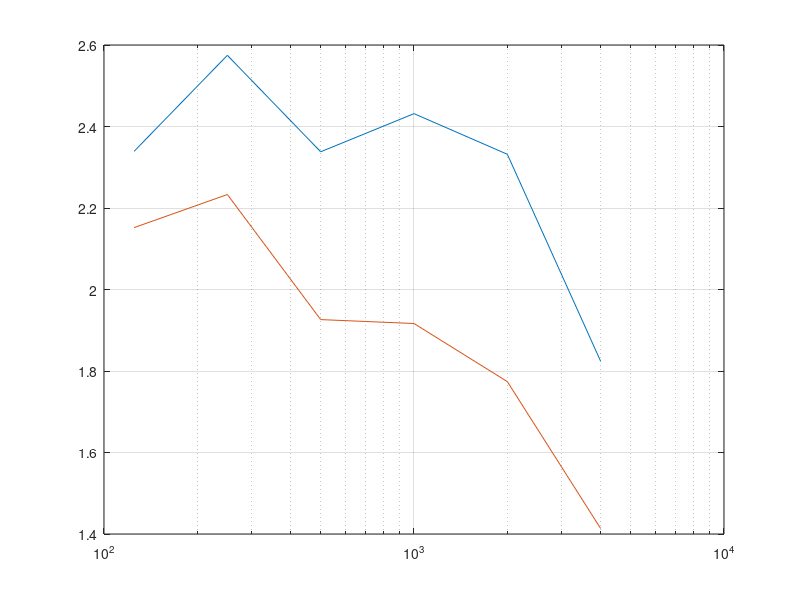

Write the MATLAB code that produced this figure. (Note: this script raises an error after producing the figure.)
clc
close all
clear

%% reverb time and absorption of concert hall
% All tables are for the octave bands from 125 Hz to 4 kHz
f_oct = [125 250 500 1000 2000 4000];
c = 340;                                            % speed of sound

% things you should adjust
V = 20000;                                          % Volume of concert hall
S_peraudiencemember = 0.5*0.55;                     % area per seat
S_absorber = 0;                                   % area of normal absorbers
S_absorber_low = 0;                               % area of low frequency absorbers
% end

abs_occ = [0.62 0.72 0.8 0.83 0.84 0.85];           % absorption coeff seated
abs_empty = [0.54 0.62 0.68 0.7 0.68 0.66];         % absorption coeff empty
att_coeff = [0 0 0.001 0.002 0.004 0.0086];           % attanuation coeff


abs_absorber = [0.7	0.95 0.95 0.95 0.9 0.9];       % absorption coeff of absorber (example)
abs_absorber_low = [0.75 0.65 0.5 0.2 0.1 0.1];     % absorption coeff of low freq absorber
abs_wood = [0.15 0.11 0.10 0.07 0.06 0.07];
abs_glass = [0.18 0.06 0.04 0.05 0.02 0.02];

S_audience = 2300 * S_peraudiencemember;            % area of whole audience
S_concerthall_wall = 5850;
S_window = 117.6;

A_concerthall_wall = abs_wood*S_concerthall_wall;
A_absorber = - S_absorber * log(1-abs_absorber);    % eq. absorption area of absorbers
A_absorber_low = - S_absorber_low * log(1-abs_absorber_low);
A_glass = abs_glass*S_window;
A_occ = - S_audience*log(1-abs_occ);                % eq. absorption area of audience
A_empty = - S_audience*log(1-abs_empty);            % eq. absorption area of seats

A_total_occ = A_concerthall_wall + A_absorber + A_absorber_low + A_glass + A_occ; 
A_total_empty = A_concerthall_wall + A_absorber + A_absorber_low + A_glass + A_empty; 


% reverb time when seated and empty
T_60_calc_occ = 24*log(10)*V./(c*(4*att_coeff*V + A_total_occ));
T_60_calc_empty = 24*log(10)*V./(c*(4*att_coeff*V + A_total_empty));

%% clarity
r = 1:0.1:50;       % distance

E_direct = zeros(1,length(r));
E_direct(:) = 100./r.^2;

E_early_empty = zeros(length(T_60_calc_empty), length(r));
E_late_empty = zeros(length(T_60_calc_empty), length(r));
C_80_empty = zeros(length(T_60_calc_empty), length(r));     % clarity when emtpy

E_early_occ = zeros(length(T_60_calc_occ), length(r));
E_late_occ = zeros(length(T_60_calc_occ), length(r));
C_80_occ = zeros(length(T_60_calc_occ), length(r));         % clarity when fully seated

for i = 1:length(T_60_calc_empty)

    E_early_empty(i,:) = (31200*T_60_calc_empty(i)/V)*exp(-0.04.*r./T_60_calc_empty(i))*(1-exp(-1.11/T_60_calc_empty(i)));
    E_late_empty(i,:) = (31200*T_60_calc_empty(i)/V)*exp(-0.04.*r./T_60_calc_empty(i))*exp(-1.11/T_60_calc_empty(i));
    C_80_empty(i,:) = 10*log10((E_direct+E_early_empty(i,:))./E_late_empty(i,:));

    E_early_occ(i,:) = (31200*T_60_calc_occ(i)/V)*exp(-0.04.*r./T_60_calc_occ(i))*(1-exp(-1.11/T_60_calc_occ(i)));
    E_late_occ(i,:) = (31200*T_60_calc_occ(i)/V)*exp(-0.04.*r./T_60_calc_occ(i))*exp(-1.11/T_60_calc_occ(i));
    C_80_occ(i,:) = 10*log10((E_direct+E_early_empty(i,:))./E_late_empty(i,:));
end

%% strength

A = 0.163*V./T_60_calc_occ;             % equivilant absorption area
Q = 1;                                  % directivity
delta = 6.91./T_60_calc_empty;          % decay
ref = Q/(4*pi*10^2);                    % reference
dir = Q./(4*pi*r.^2);                   % direct component

diff = zeros(length(A), length(r));     % diffuse component
G = zeros(length(A), length(r));

for i = 1:length(A)
    diff(i,:) = 4./A(i) * exp(-2*delta(i)*r./c);
    G(i,:) = 10*log10((dir + diff(i,:))./ref);  % Strength for all six octave bands
end

%% rehersal room

% things you should adjust 
n_person = 1:100;                             % number of people in rehersal room
V_rehersal = 20*10*5;                       % Volume of rehersal room
S_wall = 2 * (20*10 + 20*5 + 10*5);         % area of the walls, floor and ceiling in rehersal room
% end

A_person = [0.05 0.16 0.25 0.58 0.86 1.03]; % eq. absorption area per person
abs_wall = [0.2 0.18 0.15 0.12 0.1 0.1];    % absorption coefficient of wall
A_wall = S_wall*abs_wall;                   % eq. absorption area of walls

% reverberation time of rehersal room
T_60_rehersal = zeros(length(n_person), length(A_wall));
for i = n_person
    T_60_rehersal(i,:) = 0.163*V_rehersal./(n_person(i)*A_person + A_wall);
end
%% plots

% % clarity
% figure
% plot(r, C_80_occ)
% hold on
% thickenall_big;
% grid on
% xlabel('Distance r in m')
% ylabel('Clarity C_{80} in dB')
% legend('125','250','500','1k','2k','4k')
% %ylim([-5 20])
% 
% % strength
% figure
% plot(r, G)
% thickenall_big;
% grid on 
% legend('125','250','500','1k','2k','4k')
% xlabel('Distance r in m')
% ylabel('Strength G in dB')
% xlim([0 40])
% ylim([-5 20])

% T_60 in concert hall
figure
semilogx(f_oct, T_60_calc_empty)
hold on
grid on
semilogx(f_oct, T_60_calc_occ)
thickenall_big;
xticks(f_oct);
xticklabels({'125', '250', '500', '1k', '2k', '4k'})
%xlim([0 5000])
ylim([0 3])
xlabel('f in Hz')
ylabel('T_{60} in s')
legend('empty','seated')

% T_60 in rehersal room
figure
semilogx(f_oct, T_60_rehersal(1,:))
hold on
grid on
semilogx(f_oct, T_60_rehersal(50,:))
semilogx(f_oct, T_60_rehersal(100,:))
thickenall_big;
xticks(f_oct);
xticklabels({'125', '250', '500', '1k', '2k', '4k'})
%xlim([0 5000])
ylim([0 3])
xlabel('f in Hz')
ylabel('T_{60} in s')
legend('1 Musician','50 Musicians', '100 Musicians')
